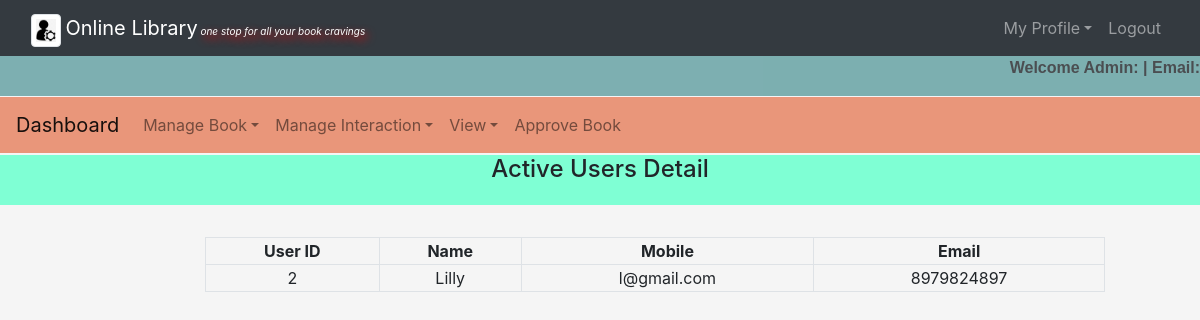
Screenshot of /admin/reg_user.php with the database file from the repository.
### tables this page shows
CREATE TABLE `user` (
  `unid` int(50) NOT NULL,
  `name` varchar(20) NOT NULL,
  `email` varchar(50) NOT NULL,
  `password` varchar(20) NOT NULL,
  `Mobile` bigint(30) NOT NULL
);

### admin/reg_user.php (the view, shortened to what this page needs)
<?php
	require('common.php');
	$connection = mysqli_connect("localhost","root","");
	$query = "select * from user";
?>
<!DOCTYPE html>
<html>
    <body>
            <center><h4 style="background-color:aquamarine;height:50px;margin-top:2px">Active Users Detail</h4><br></center>
		<div class="row">
			<div class="col-md-2"></div>
			<div class="col-md-8">
				<form>
					<table class="table-bordered" width="900px" style="text-align: center">
						<tr>
                            <th>User ID</th>
							<th>Name</th>
							<th>Mobile</th>
							<th>Email</th>
						</tr>
					<?php
						$query_run = mysqli_query($connection,$query);
						while ($row = mysqli_fetch_assoc($query_run)){
                            $unid= $row['unid'];
							$name = $row['name'];
							$email = $row['email'];
							$mobile = $row['Mobile'];
					?>
						<tr>
                            <td><?php echo $unid;?></td>
							<td><?php echo $name;?></td>
							<td><?php echo $email;?></td>
							<td><?php echo $mobile;?></td>
						</tr>
					<?php
						}
					?>
				</table>
				</form>
			</div>
			<div class="col-md-2"></div>
		</div>
    </body>
</html>

### admin/style1.css (style rules this page uses)
body { background-color: whitesmoke; }

### rows the page displays
user: unid "2", name "Lilly", email "l@gmail.com", Mobile "8979824897"
